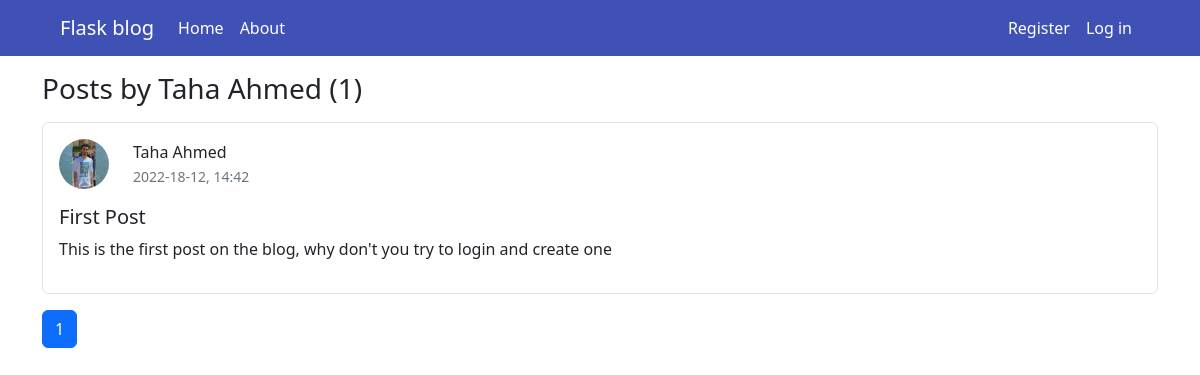
The page /user/Taha Ahmed on the database its author committed.
### flaskblog/models.py (models this page shows, shortened)
class User(db.Model, UserMixin):
    id = db.Column(db.Integer, primary_key=True)
    username = db.Column(db.String(30), unique=True, nullable=False)
    email = db.Column(db.String(120), unique=True, nullable=False)
    profile_picture = db.Column(db.String(20), nullable=False,
                                default='default.png')
    password = db.Column(db.String(60), nullable=False)
    posts = db.relationship('Post', backref='author', lazy=True)

class Post(db.Model, UserMixin):
    id = db.Column(db.Integer, primary_key=True)
    user_id = db.Column(db.Integer, db.ForeignKey('user.id'), nullable=False)
    title = db.Column(db.String(160), nullable=False)
    date = db.Column(db.DateTime, nullable=False, default=datetime.utcnow)
    content = db.Column(db.Text, nullable=False)

### flaskblog/users/routes.py (the view)
@users.route('/user/<string:username>')
def user_posts(username):
    page = request.args.get('page', 1, type=int)
    user = User.query.filter_by(username=username).first_or_404()
    posts = Post.query.filter_by(author=user).order_by(
        Post.date.desc()).paginate(page=page, per_page=5)
    return render_template('user_posts.jinja2', posts=posts, user=user)

### flaskblog/templates/user_posts.jinja2
{% extends "base.jinja2" %}
{% block content %}
  <h3 class="mb-3">Posts by {{ user.username }} ({{ posts.total }})</h3>
  {% for post in posts.items %}
    <div class="post border rounded p-3 mb-3">
      <div class="post-card d-flex align-items-center flex-row  mb-3">
        <img src="{{ url_for('static', filename = 'profile_pics/' + post.author.profile_picture)}}"
             class="img-fluid rounded-circle me-4 "
             alt="profile pic">
        <div>
          <div class="card-text">
            <p class="mb-0">{{ post.author.username }}</p>
            <small ><a class="text-decoration-none text-muted"
   href="{{ url_for('posts.post', post_id=post.id) }}">{{ post.date.strftime("%Y-%d-%m, %H:%M") }}</a></small>
          </div>
        </div>
      </div>
      <h5 class="card-title mb-2">
        <a class="link-dark" href="{{ url_for('posts.post', post_id=post.id) }}">{{ post.title }}</a>
      </h5>
      <p>{{ post.content }}</p>
    </div>
  {% endfor %}
  <div class="mb-5">
    {% for page_number in posts.iter_pages(left_edge=1, right_edge=1, left_current=1, right_current=1) %}
      {% if page_number %}
        {% if page_number == posts.page %}
          <a class="btn btn-primary"
             href="{{ url_for('main.home', page=page_number) }}">{{ page_number }}</a>
        {% else %}
          <a class="btn btn-outline-primary"
             href="{{ url_for('main.home', page=page_number) }}">{{ page_number }}</a>
        {% endif %}
      {% else %}
        ...
      {% endif %}
    {% endfor %}
  </div>
{% endblock content %}

### flaskblog/templates/base.jinja2 (shortened to what this page needs)
<!DOCTYPE html>
<html lang="en">
  <head>
    <link rel="stylesheet"
          href="{{ url_for('static', filename = 'css/bootstrap.min.css') }}">
    <link rel="stylesheet"
          href="{{ url_for('static', filename = 'css/base.css') }}">
  </head>
  <body>
    <nav class="navbar navbar-expand-lg navbar-light text-white px-5 mb-3">
      <div class="container">
        <a class="navbar-brand text-white" href="{{ url_for('main.home')}}">Flask blog</a>
        <div class="collapse navbar-collapse" id="collapse">
          <div class="d-flex align-center justify-content-between w-100">
            <ul class="navbar-nav mr-auto">
              <li class="nav-item active">
                <a class="nav-link" href="{{ url_for('main.home') }}">Home</a>
              </li>
              <li class="nav-item">
                <a class="nav-link" href="{{ url_for('main.about') }}">About</a>
              </li>
            </ul>
            {% if current_user.is_authenticated %}
              <ul class="navbar-nav mr-auto">
                <li class="nav-item active">
                  <a class="nav-link" href="{{ url_for('posts.new_post') }}">New Post</a>
                </li>
                <li class="nav-item active">
                  <a class="nav-link" href="{{ url_for('users.account') }}">Account</a>
                </li>
                <li class="nav-item">
                  <a class="nav-link" href="{{ url_for('users.logout') }}">Log out</a>
                </li>
              </ul>
            {% else %}
              <ul class="navbar-nav mr-auto">
                <li class="nav-item active">
                  <a class="nav-link" href="{{ url_for('users.register') }}">Register</a>
                </li>
                <li class="nav-item">
                  <a class="nav-link" href="{{ url_for('users.login') }}">Log in</a>
                </li>
              </ul>
            {% endif %}
          </div>
        </div>
      </div>
    </nav>
    <div class="container">
      {% block content %}
      {% endblock content %}
    </div>
  </body>
</html>

### flaskblog/static/css/base.css (style rules this page uses)
a { text-decoration: none; color: inherit; }
nav { background-color: #3f51b5; }
nav * { color: white !important; }
.post-card img { width: 50px; height: 50px; }

### rows shown on the page
User: username "Taha Ahmed"
Post: profile_picture (picture), author.username "Taha Ahmed", date "2022-18-12, 14:42", title "First Post", content "This is the first post on the blog, why don't you try to login and create one"

### other values the page prints
{{ posts.total }} "1"
{{ page_number }} "1"
